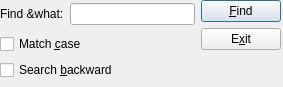
<?xml version="1.0" encoding="UTF-8"?>
<ui version="4.0">
 <class>Form</class>
 <widget class="QDialog" name="Form">
  <property name="geometry">
   <rect>
    <x>0</x>
    <y>0</y>
    <width>283</width>
    <height>87</height>
   </rect>
  </property>
  <property name="sizePolicy">
   <sizepolicy hsizetype="Preferred" vsizetype="Fixed">
    <horstretch>0</horstretch>
    <verstretch>0</verstretch>
   </sizepolicy>
  </property>
  <property name="windowTitle">
   <string>Dialog</string>
  </property>
  <widget class="QWidget" name="horizontalLayoutWidget_2">
   <property name="geometry">
    <rect>
     <x>0</x>
     <y>0</y>
     <width>281</width>
     <height>85</height>
    </rect>
   </property>
   <layout class="QHBoxLayout" name="horizontalLayout_2">
    <item>
     <layout class="QVBoxLayout" name="verticalLayout_3">
      <item>
       <layout class="QHBoxLayout" name="horizontalLayout">
        <item>
         <widget class="QLabel" name="label">
          <property name="text">
           <string>Find &amp;what:</string>
          </property>
         </widget>
        </item>
        <item>
         <widget class="QLineEdit" name="lineEdit"/>
        </item>
       </layout>
      </item>
      <item>
       <layout class="QVBoxLayout" name="verticalLayout_2">
        <item>
         <widget class="QCheckBox" name="caseCheckBox">
          <property name="text">
           <string>Match &amp;case</string>
          </property>
         </widget>
        </item>
        <item>
         <widget class="QCheckBox" name="backwardCheckBox">
          <property name="text">
           <string>Search &amp;backward</string>
          </property>
         </widget>
        </item>
       </layout>
      </item>
     </layout>
    </item>
    <item>
     <layout class="QVBoxLayout" name="verticalLayout">
      <item>
       <widget class="QPushButton" name="findButton">
        <property name="enabled">
         <bool>true</bool>
        </property>
        <property name="text">
         <string>&amp;Find</string>
        </property>
        <property name="default">
         <bool>true</bool>
        </property>
       </widget>
      </item>
      <item>
       <widget class="QPushButton" name="closeButton">
        <property name="text">
         <string>E&amp;xit</string>
        </property>
       </widget>
      </item>
      <item>
       <spacer name="verticalSpacer">
        <property name="orientation">
         <enum>Qt::Vertical</enum>
        </property>
        <property name="sizeHint" stdset="0">
         <size>
          <width>20</width>
          <height>40</height>
         </size>
        </property>
       </spacer>
      </item>
     </layout>
    </item>
   </layout>
  </widget>
 </widget>
 <resources/>
 <connections>
  <connection>
   <sender>closeButton</sender>
   <signal>clicked()</signal>
   <receiver>Form</receiver>
   <slot>close()</slot>
   <hints>
    <hint type="sourcelabel">
     <x>238</x>
     <y>42</y>
    </hint>
    <hint type="destinationlabel">
     <x>141</x>
     <y>43</y>
    </hint>
   </hints>
  </connection>
 </connections>
</ui>
